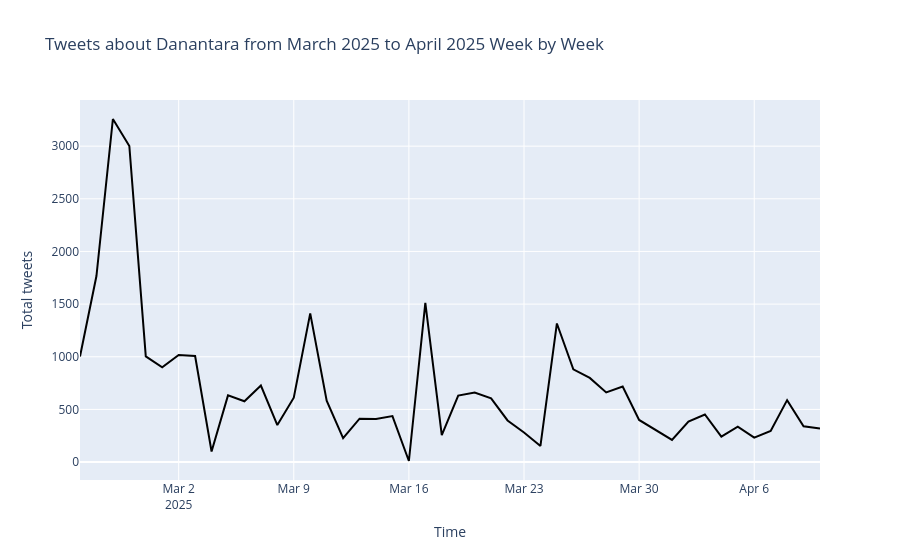

The code cell stored with this chart in its notebook:
### Code cell
import plotly.express as px
import plotly.graph_objs as go
fig = go.Figure(data=go.Scatter(x=df_date['date'].astype(dtype=str),
                                y=df_date['counts'],
                                marker_color='black', text="counts"))
fig.update_layout({"title": 'Tweets about Danantara from March 2025 to April 2025 Week by Week',
                   "xaxis": {"title":"Time"},
                   "yaxis": {"title":"Total tweets"},
                   "showlegend": False})
fig.show()

### Figure 1 — Plotly figure (JSON) as saved in the notebook; plotly's stock layout.template omitted (floating-point values rounded to 4 significant figures)
{"data": [{"marker": {"color": "black"}, "text": "counts", "type": "scatter", "x": ["2025-02-24", "2025-02-25", "2025-02-26", "2025-02-27", "2025-02-28", "2025-03-01", "2025-03-02", "2025-03-03", "2025-03-04", "2025-03-05", "2025-03-06", "2025-03-07", "2025-03-08", "2025-03-09", "2025-03-10", "2025-03-11", "2025-03-12", "2025-03-13", "2025-03-14", "2025-03-15", "2025-03-16", "2025-03-17", "2025-03-18", "2025-03-19", "2025-03-20", "2025-03-21", "2025-03-22", "2025-03-23", "2025-03-24", "2025-03-25", "2025-03-26", "2025-03-27", "2025-03-28", "2025-03-29", "2025-03-30", "2025-04-01", "2025-04-02", "2025-04-03", "2025-04-04", "2025-04-05", "2025-04-06", "2025-04-07", "2025-04-08", "2025-04-09", "2025-04-10"], "y": [1002, 1767, 3258, 3002, 1003, 899, 1017, 1007, 100, 633, 577, 727, 351, 611, 1412, 582, 228, 412, 410, 437, 10, 1512, 256, 631, 661, 605, 395, 281, 153, 1316, 881, 799, 661, 718, 400, 210, 385, 452, 242, 337, 232, 296, 588, 340, 318]}], "layout": {"showlegend": false, "title": {"text": "Tweets about Danantara from March 2025 to April 2025 Week by Week"}, "xaxis": {"title": {"text": "Time"}}, "yaxis": {"title": {"text": "Total tweets"}}}}
